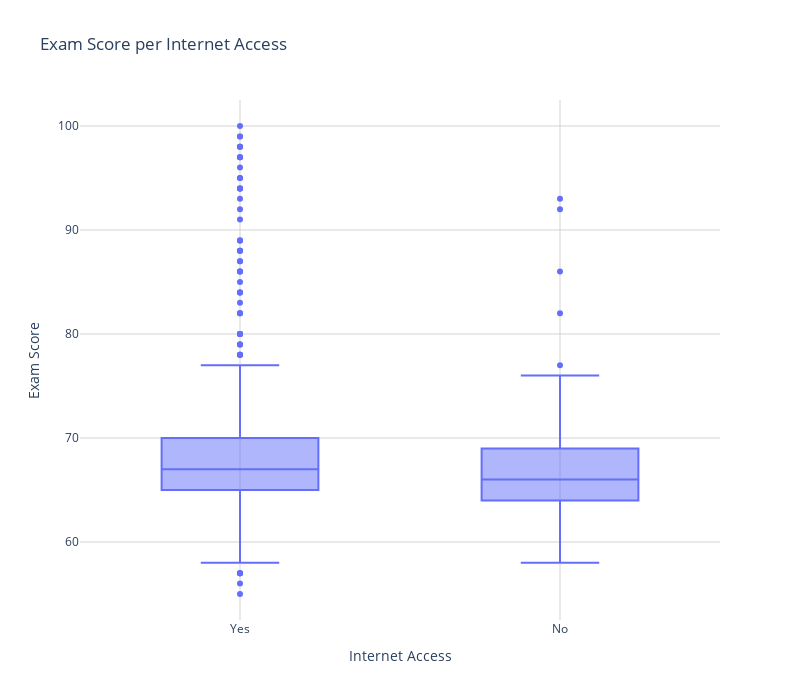

Source (notebook cell):
### Code cell
# Laad de dataset in
df1 = pd.read_csv("StudentPerformanceFactors.csv")

# Filter exam scores tussen 0 en 100
df1 = df1[(df1["Exam_Score"] >= 0) & (df1["Exam_Score"] <= 100)]

# Maak de boxplot in Plotly
fig = px.box(
    df1,
    x="Internet_Access",
    y="Exam_Score",
    # points="all",  # toont alle individuele punten
    title="Exam Score per Internet Access"
)

# Layout aanpassen
fig.update_layout(
    width=800,
    height=700,
    xaxis_title="Internet Access",
    yaxis_title="Exam Score",
    plot_bgcolor="white",
    xaxis=dict(showgrid=True, gridcolor="lightgrey"),
    yaxis=dict(showgrid=True, gridcolor="lightgrey")
)

# Toon de interactieve plot
fig.show()

### Figure 1 — Plotly figure (JSON) as saved in the notebook; plotly's stock layout.template omitted (floating-point values rounded to 4 significant figures; data arrays with more than 128 entries replaced by an {"elided": "..."} marker saying what was removed)
{"data": [{"alignmentgroup": "True", "hovertemplate": "Internet_Access=%{x}<br>Exam_Score=%{y}<extra></extra>", "legendgroup": "", "marker": {"color": "#636efa"}, "name": "", "notched": false, "offsetgroup": "", "orientation": "v", "showlegend": false, "type": "box", "x": {"elided": "6606 str values"}, "x0": " ", "xaxis": "x", "y": {"elided": "6606 int values"}, "y0": " ", "yaxis": "y"}], "layout": {"boxmode": "group", "height": 700, "legend": {"tracegroupgap": 0}, "plot_bgcolor": "white", "title": {"text": "Exam Score per Internet Access"}, "width": 800, "xaxis": {"anchor": "y", "domain": [0, 1], "gridcolor": "lightgrey", "showgrid": true, "title": {"text": "Internet Access"}}, "yaxis": {"anchor": "x", "domain": [0, 1], "gridcolor": "lightgrey", "showgrid": true, "title": {"text": "Exam Score"}}}}
